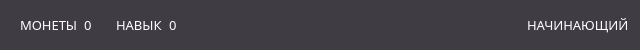
       <widget class="QFrame" name="frame_8">
        <property name="geometry">
         <rect>
          <x>230</x>
          <y>0</y>
          <width>640</width>
          <height>50</height>
         </rect>
        </property>
        <property name="sizePolicy">
         <sizepolicy hsizetype="Preferred" vsizetype="Preferred">
          <horstretch>0</horstretch>
          <verstretch>0</verstretch>
         </sizepolicy>
        </property>
        <property name="minimumSize">
         <size>
          <width>640</width>
          <height>0</height>
         </size>
        </property>
        <property name="maximumSize">
         <size>
          <width>640</width>
          <height>50</height>
         </size>
        </property>
        <property name="styleSheet">
         <string notr="true">background: #403C43;
border-radius: 5px;</string>
        </property>
        <property name="frameShape">
         <enum>QFrame::Shape::StyledPanel</enum>
        </property>
        <property name="frameShadow">
         <enum>QFrame::Shadow::Raised</enum>
        </property>
        <layout class="QHBoxLayout" name="horizontalLayout_5">
         <property name="topMargin">
          <number>0</number>
         </property>
         <property name="bottomMargin">
          <number>0</number>
         </property>
         <item>
          <widget class="QFrame" name="money_count_frame">
           <property name="enabled">
            <bool>true</bool>
           </property>
           <property name="styleSheet">
            <string notr="true">background:none;
</string>
           </property>
           <layout class="QHBoxLayout" name="horizontalLayout_2">
            <property name="topMargin">
             <number>0</number>
            </property>
            <property name="bottomMargin">
             <number>0</number>
            </property>
            <item>
             <widget class="QLabel" name="label_13">
              <property name="enabled">
               <bool>false</bool>
              </property>
              <property name="font">
               <font>
                <family>Code Pro Bold</family>
                <pointsize>10</pointsize>
               </font>
              </property>
              <property name="styleSheet">
               <string notr="true">color: white;
background: none;</string>
              </property>
              <property name="text">
               <string>МОНЕТЫ</string>
              </property>
             </widget>
            </item>
            <item>
             <widget class="QLabel" name="island_money_counter">
              <property name="font">
               <font>
                <family>Code Pro Bold</family>
                <pointsize>10</pointsize>
               </font>
              </property>
              <property name="styleSheet">
               <string notr="true">color: white;
background: none;</string>
              </property>
              <property name="text">
               <string>0</string>
              </property>
             </widget>
            </item>
           </layout>
          </widget>
         </item>
         <item>
          <widget class="QFrame" name="skill_count_frame">
           <property name="styleSheet">
            <string notr="true">background: none;</string>
           </property>
           <layout class="QHBoxLayout" name="horizontalLayout_7">
            <property name="topMargin">
             <number>0</number>
            </property>
            <property name="bottomMargin">
             <number>0</number>
            </property>
            <item>
             <widget class="QLabel" name="label_10">
              <property name="enabled">
               <bool>false</bool>
              </property>
              <property name="font">
               <font>
                <family>Code Pro Bold</family>
                <pointsize>10</pointsize>
               </font>
              </property>
              <property name="styleSheet">
               <string notr="true">color: white;
background: none;</string>
              </property>
              <property name="text">
               <string>НАВЫК</string>
              </property>
             </widget>
            </item>
            <item>
             <widget class="QLabel" name="island_skill_counter">
              <property name="font">
               <font>
                <family>Code Pro Bold</family>
                <pointsize>10</pointsize>
               </font>
              </property>
              <property name="styleSheet">
               <string notr="true">color: white;
background: none;</string>
              </property>
              <property name="text">
               <string>0</string>
              </property>
             </widget>
            </item>
            <item>
             <spacer name="horizontalSpacer_3">
              <property name="orientation">
               <enum>Qt::Orientation::Horizontal</enum>
              </property>
              <property name="sizeHint" stdset="0">
               <size>
                <width>40</width>
                <height>20</height>
               </size>
              </property>
             </spacer>
            </item>
           </layout>
          </widget>
         </item>
         <item>
          <widget class="QLabel" name="island_level_title">
           <property name="enabled">
            <bool>false</bool>
           </property>
           <property name="font">
            <font>
             <family>Code Pro Bold</family>
             <pointsize>10</pointsize>
            </font>
           </property>
           <property name="styleSheet">
            <string notr="true">color: white;
background: none;</string>
           </property>
           <property name="text">
            <string>НАЧИНАЮЩИЙ</string>
           </property>
          </widget>
         </item>
        </layout>
       </widget>
